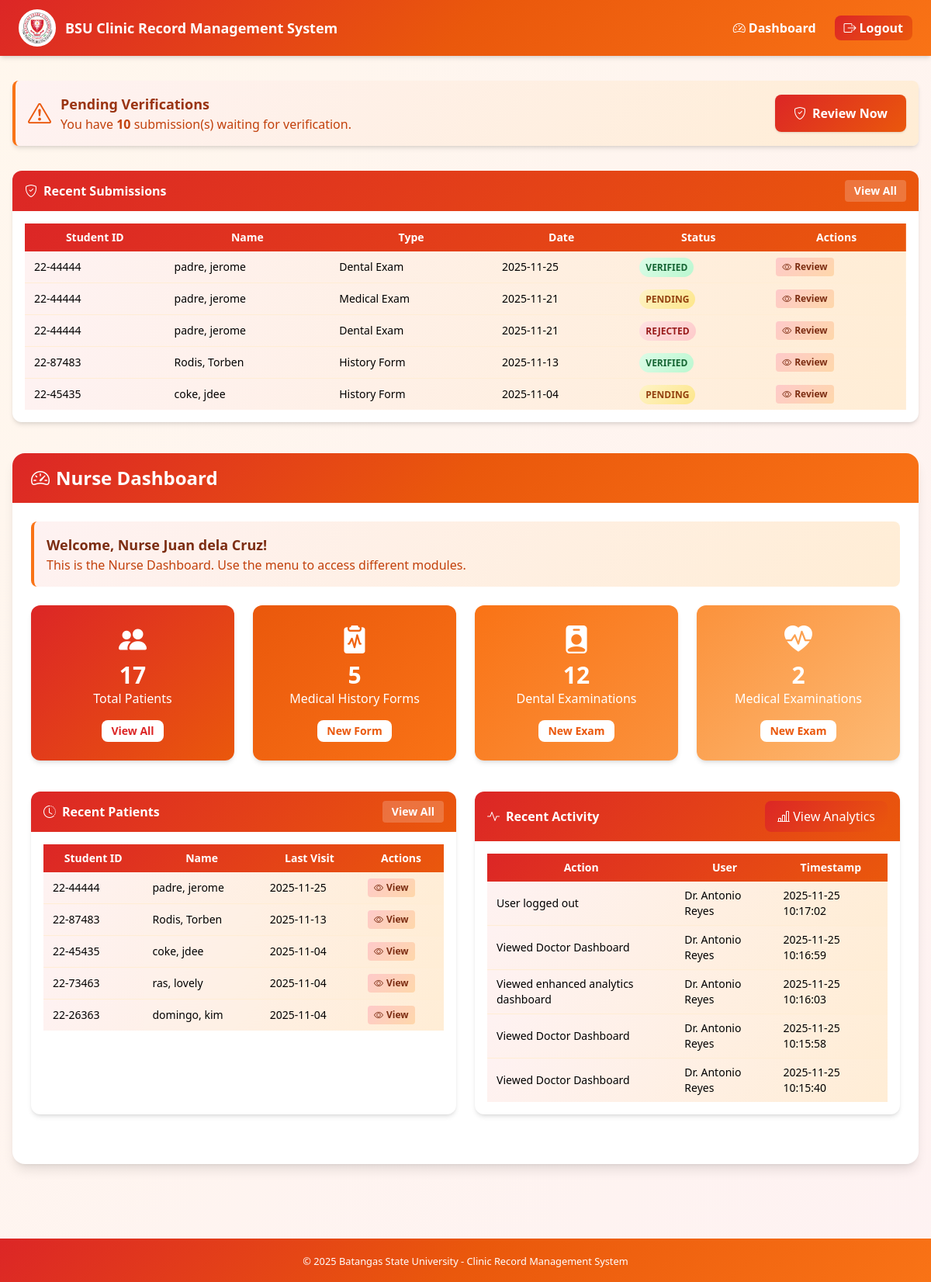
/nurse_dashboard.php (signed in), run on the app's committed database.
### tables this page shows
CREATE TABLE `medical_records` (
  `id` int(11) NOT NULL,
  `patient_id` int(11) NOT NULL,
  `record_type` enum('history_form','dental_exam','medical_exam') NOT NULL,
  `examination_date` date NOT NULL,
  `physician_name` varchar(100) DEFAULT NULL,
  `findings` text DEFAULT NULL,
  `recommendations` text DEFAULT NULL,
  `verification_status` enum('pending','verified','rejected') DEFAULT 'pending',
  `verified_by` int(11) DEFAULT NULL,
  `verification_date` datetime DEFAULT NULL,
  `verification_notes` text DEFAULT NULL,
  `created_at` timestamp NOT NULL DEFAULT current_timestamp(),
  `student_signature` varchar(255) DEFAULT NULL,
  `student_date` date DEFAULT NULL
);

CREATE TABLE `patients` (
  `id` int(11) NOT NULL,
  `student_id` varchar(20) DEFAULT NULL,
  `first_name` varchar(50) NOT NULL,
  `middle_name` varchar(50) DEFAULT NULL,
  `last_name` varchar(50) NOT NULL,
  `date_of_birth` date NOT NULL,
  `sex` enum('Male','Female') NOT NULL,
  `contact_number` varchar(20) DEFAULT NULL,
  `address` text DEFAULT NULL,
  `program` varchar(100) DEFAULT NULL,
  `year_level` varchar(20) DEFAULT NULL,
  `qr_code` varchar(255) DEFAULT NULL,
  `created_at` timestamp NOT NULL DEFAULT current_timestamp()
);

CREATE TABLE `users` (
  `id` int(11) NOT NULL,
  `username` varchar(50) NOT NULL,
  `password` varchar(255) NOT NULL,
  `full_name` varchar(100) NOT NULL,
  `email` varchar(100) NOT NULL,
  `role` enum('admin','staff','dentist','nurse','doctor','user') DEFAULT 'user',
  `created_at` timestamp NOT NULL DEFAULT current_timestamp()
);

CREATE TABLE `analytics_data` (
  `id` int(11) NOT NULL,
  `data_type` varchar(50) NOT NULL,
  `data_value` int(11) NOT NULL,
  `data_label` varchar(100) NOT NULL,
  `data_date` date NOT NULL,
  `created_at` timestamp NOT NULL DEFAULT current_timestamp(),
  `user_id` int(11) DEFAULT NULL,
  `action` varchar(255) DEFAULT NULL,
  `timestamp` datetime DEFAULT current_timestamp()
);

### nurse_dashboard.php (the view, shortened to what the rows shown need)
<?php
include 'config/database.php';
$stmt = $conn->prepare("SELECT username, role, full_name FROM users WHERE id = ?");
$stmt->bind_param("i", $_SESSION['user_id']);
$stmt->execute();
$result = $stmt->get_result();
$user = $result->fetch_assoc();
$display_name = !empty($user['full_name']) ? trim($user['full_name']) : $user['username'];
$recent_patients_query = "
    SELECT p.*,
            MAX(mr.examination_date) as last_visit
    FROM patients p
    LEFT JOIN medical_records mr ON p.id = mr.patient_id
    GROUP BY p.id
    ORDER BY last_visit DESC
    LIMIT 5
";
$recent_patients_result = $conn->query($recent_patients_query);
$recent_patients = [];
while ($row = $recent_patients_result->fetch_assoc()) {
    $recent_patients[] = $row;
}
$recent_activity_query = "
    SELECT
        a.action,
        a.timestamp,
        u.username,
        u.full_name
    FROM
        analytics_data a
    LEFT JOIN
        users u ON a.user_id = u.id
    ORDER BY
        a.timestamp DESC
    LIMIT 5
";
$recent_activity_result = $conn->query($recent_activity_query);
$recent_activity = [];
while ($row = $recent_activity_result->fetch_assoc()) {
    $row['display_name'] = !empty($row['full_name']) ? trim($row['full_name']) : $row['username'];
    $recent_activity[] = $row;
}
?>
<!DOCTYPE html>
<html lang="en">
<head>
  <script src="https://cdn.tailwindcss.com"></script>
  <link rel="stylesheet" href="https://cdn.jsdelivr.net/npm/bootstrap-icons@1.10.0/font/bootstrap-icons.css">
</head>
<body class="bg-gradient-to-br from-orange-50 to-red-50 flex flex-col min-h-screen">
  <header class="red-orange-gradient text-white shadow-md sticky top-0 z-50">
    <div class="max-w-7xl mx-auto flex items-center justify-between px-6 py-3">
      <div class="flex items-center gap-3">
        <h1 class="text-lg font-bold">BSU Clinic Record Management System</h1>
      </div>
    </div>
  </header>
  <main class="flex-grow max-w-7xl mx-auto px-4 py-8 w-full">
    <div class="bg-white rounded-xl shadow-md overflow-hidden mb-10">
      <div class="p-4">
        <?php
        $verifications = [];
        $query = "
            SELECT mr.id, mr.record_type, mr.examination_date, mr.verification_status,
                    p.first_name, p.last_name, p.student_id, mr.created_at
            FROM medical_records mr
            JOIN patients p ON mr.patient_id = p.id
            ORDER BY mr.created_at DESC
            LIMIT 5
        ";
        $result = $conn->query($query);
        while ($row = $result->fetch_assoc()) {
            $verifications[] = $row;
        }
        ?>
        <div class="overflow-x-auto">
          <table class="min-w-full text-sm">
            <thead class="red-orange-table-header text-white">
              <tr>
                <th class="py-2 px-3">Student ID</th>
                <th class="py-2 px-3">Name</th>
                <th class="py-2 px-3">Type</th>
                <th class="py-2 px-3">Date</th>
                <th class="py-2 px-3">Status</th>
                <th class="py-2 px-3">Actions</th>
              </tr>
            </thead>
            <tbody class="divide-y divide-orange-100">
              <?php if (count($verifications) > 0): ?>
                <?php foreach ($verifications as $v): ?>
                <tr class="red-orange-table-row hover:shadow transition-all duration-200">
                  <td class="py-2 px-3"><?php echo htmlspecialchars($v['student_id']); ?></td>
                  <td class="py-2 px-3"><?php echo htmlspecialchars($v['last_name']) . ', ' . htmlspecialchars($v['first_name']); ?></td>
                  <td class="py-2 px-3"><?php echo htmlspecialchars(ucwords(str_replace('_', ' ', $v['record_type']))); ?></td>
                  <td class="py-2 px-3"><?php echo htmlspecialchars($v['examination_date']); ?></td>
                  <td class="py-2 px-3">
                    <span class="px-2 py-1 rounded-full text-xs font-semibold <?php
                      echo $v['verification_status'] === 'verified' ? 'red-orange-badge-verified' :
                          ($v['verification_status'] === 'rejected' ? 'red-orange-badge-rejected' :
                          'red-orange-badge-pending');
                    ?>">
                      <?php echo strtoupper($v['verification_status']); ?>
                    </span>
                  </td>
                  <td class="py-2 px-3">
                    <a href="modules/records/verify_submission.php?type=<?php echo $v['record_type']; ?>&id=<?php echo $v['id']; ?>" class="inline-flex items-center gap-1 px-2 py-1 red-orange-badge rounded hover:shadow text-xs font-semibold transition-all">
                      <i class="bi bi-eye"></i> Review
                    </a>
                  </td>
                </tr>
                <?php endforeach; ?>
              <?php else: ?>
                <tr>
                  <td colspan="6" class="red-orange-gradient-alert text-orange-700 p-3 rounded text-center">No submissions found.</td>
                </tr>
              <?php endif; ?>
            </tbody>
          </table>
        </div>
      </div>
    </div>
    <div class="bg-white shadow-lg rounded-2xl overflow-hidden mb-8">
      <div class="red-orange-gradient px-6 py-4">
        <h1 class="text-2xl font-bold text-white flex items-center gap-2">
          <i class="bi bi-speedometer2"></i> Nurse Dashboard
        </h1>
      </div>
      <div class="p-6">
        <div class="red-orange-gradient-alert p-4 rounded-lg mb-6 border-l-4 border-orange-500">
          <h2 class="text-lg font-semibold text-orange-900">Welcome, <?php echo htmlspecialchars($display_name); ?>!</h2>
          <p class="text-orange-700">This is the Nurse Dashboard. Use the menu to access different modules.</p>
        </div>
        <div class="grid grid-cols-1 lg:grid-cols-2 gap-6 mb-10">
          <div class="bg-white rounded-xl shadow-md overflow-hidden">
            <div class="p-4">
              <?php if (count($recent_patients) > 0): ?>
              <div class="overflow-x-auto">
                <table class="min-w-full text-sm">
                  <thead class="red-orange-table-header text-white">
                    <tr>
                      <th class="py-2 px-3">Student ID</th>
                      <th class="py-2 px-3">Name</th>
                      <th class="py-2 px-3">Last Visit</th>
                      <th class="py-2 px-3">Actions</th>
                    </tr>
                  </thead>
                  <tbody class="divide-y divide-orange-100">
                    <?php foreach ($recent_patients as $patient): ?>
                    <tr class="red-orange-table-row hover:shadow transition-all duration-200">
                      <td class="py-2 px-3"><?php echo htmlspecialchars($patient['student_id']); ?></td>
                      <td class="py-2 px-3"><?php echo htmlspecialchars($patient['last_name']) . ', ' . htmlspecialchars($patient['first_name']); ?></td>
                      <td class="py-2 px-3"><?php echo $patient['last_visit'] ? htmlspecialchars($patient['last_visit']) : 'No visits'; ?></td>
                      <td class="py-2 px-3">
                        <a href="modules/records/view_patient.php?id=<?php echo $patient['id']; ?>" class="inline-flex items-center gap-1 px-2 py-1 red-orange-badge rounded hover:shadow text-xs font-semibold transition-all">
                          <i class="bi bi-eye"></i> View
                        </a>
                      </td>
                    </tr>
                    <?php endforeach; ?>
                  </tbody>
                </table>
              </div>
              <?php else: ?>
                <div class="red-orange-gradient-alert text-orange-700 p-3 rounded">No patients found in the system.</div>
              <?php endif; ?>
            </div>
          </div>
          <div class="bg-white rounded-xl shadow-md overflow-hidden">
            <div class="p-4">
              <?php if (count($recent_activity) > 0): ?>
              <div class="overflow-x-auto">
                <table class="min-w-full text-sm">
                  <thead class="red-orange-table-header text-white">
                    <tr>
                      <th class="py-2 px-3">Action</th>
                      <th class="py-2 px-3">User</th>
                      <th class="py-2 px-3">Timestamp</th>
                    </tr>
                  </thead>
                  <tbody class="divide-y divide-orange-100">
                    <?php foreach ($recent_activity as $activity): ?>
                    <tr class="red-orange-table-row hover:shadow transition-all duration-200">
                      <td class="py-2 px-3"><?php echo htmlspecialchars($activity['action']); ?></td>
                      <td class="py-2 px-3"><?php echo htmlspecialchars($activity['display_name']); ?></td>
                      <td class="py-2 px-3"><?php echo htmlspecialchars($activity['timestamp']); ?></td>
                    </tr>
                    <?php endforeach; ?>
                  </tbody>
                </table>
              </div>
              <?php else: ?>
                <div class="red-orange-gradient-alert text-orange-700 p-3 rounded">No recent activity found.</div>
              <?php endif; ?>
            </div>
          </div>
        </div>
      </div>
    </div>
  </main>
</body>
</html>

### data on the page
medical_records: patient.student_id "22-44444", patient.last_name "padre", patient.first_name "jerome", record_type "Dental Exam", examination_date "2025-11-25", verification_status "VERIFIED"
medical_records: patient.student_id "22-44444", patient.last_name "padre", patient.first_name "jerome", record_type "Medical Exam", examination_date "2025-11-21", verification_status "PENDING"
medical_records: patient.student_id "22-44444", patient.last_name "padre", patient.first_name "jerome", record_type "Dental Exam", examination_date "2025-11-21", verification_status "REJECTED"
medical_records: patient.student_id "22-87483", patient.last_name "Rodis", patient.first_name "Torben", record_type "History Form", examination_date "2025-11-13", verification_status "VERIFIED"
medical_records: patient.student_id "22-45435", patient.last_name "coke", patient.first_name "jdee", record_type "History Form", examination_date "2025-11-04", verification_status "PENDING"
users: full_name "Nurse Juan dela Cruz"
patients: student "22-44444", last_name "padre", first_name "jerome", last_visit "2025-11-25"
patients: student "22-87483", last_name "Rodis", first_name "Torben", last_visit "2025-11-13"
patients: student "22-45435", last_name "coke", first_name "jdee", last_visit "2025-11-04"
patients: student "22-73463", last_name "ras", first_name "lovely", last_visit "2025-11-04"
patients: student "22-26363", last_name "domingo", first_name "kim", last_visit "2025-11-04"
analytics_data: action "User logged out", user.full_name "Dr. Antonio Reyes", timestamp "2025-11-25 10:17:02"
analytics_data: action "Viewed Doctor Dashboard", user.full_name "Dr. Antonio Reyes", timestamp "2025-11-25 10:16:59"
analytics_data: action "Viewed enhanced analytics dashboard", user.full_name "Dr. Antonio Reyes", timestamp "2025-11-25 10:16:03"
analytics_data: action "Viewed Doctor Dashboard", user.full_name "Dr. Antonio Reyes", timestamp "2025-11-25 10:15:58"
analytics_data: action "Viewed Doctor Dashboard", user.full_name "Dr. Antonio Reyes", timestamp "2025-11-25 10:15:40"

### other printed values
$pending_verifications "10"
$total_patients "17"
$total_history_forms "5"
$total_dental_exams "12"
$total_medical_exams "2"
